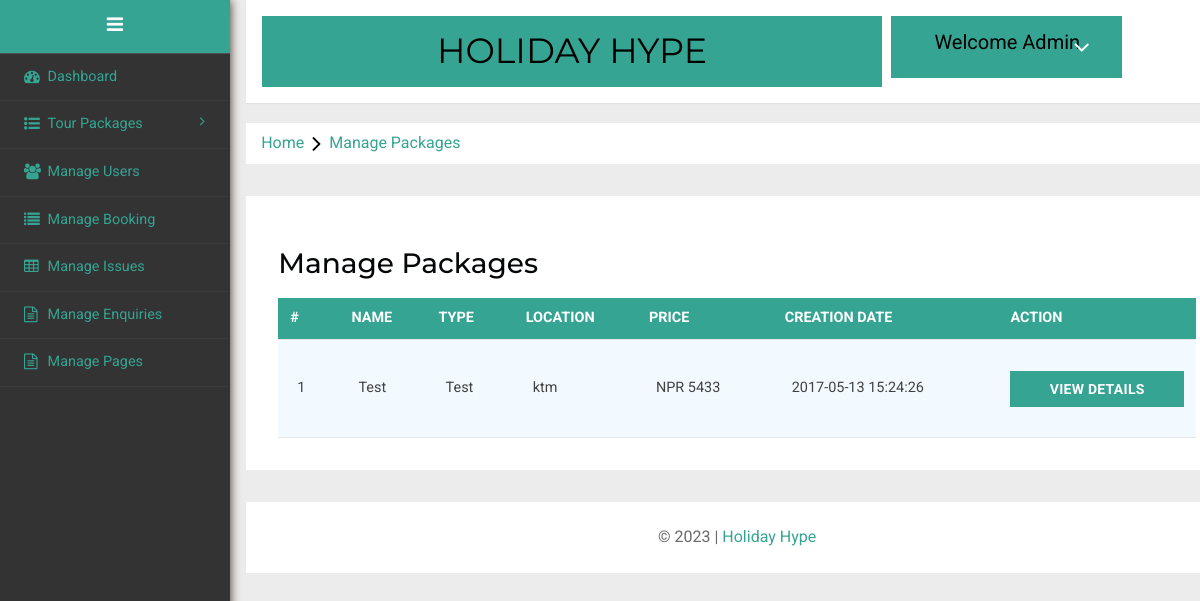
The page /hype/admin/manage-packages.php (signed in) on the database its author committed.
### tables this page shows
CREATE TABLE `tbltourpackages` (
  `PackageId` int(11) NOT NULL,
  `PackageName` varchar(200) DEFAULT NULL,
  `PackageType` varchar(150) DEFAULT NULL,
  `PackageLocation` varchar(100) DEFAULT NULL,
  `PackagePrice` int(11) DEFAULT NULL,
  `PackageFetures` varchar(255) DEFAULT NULL,
  `PackageDetails` mediumtext DEFAULT NULL,
  `PackageImage` varchar(100) DEFAULT NULL,
  `Creationdate` timestamp NULL DEFAULT current_timestamp(),
  `UpdationDate` timestamp NULL DEFAULT NULL ON UPDATE current_timestamp()
);

### hype/admin/manage-packages.php (the view, shortened to what this page needs)
<?php
include('includes/config.php');
if(strlen($_SESSION['alogin'])==0)
	{
header('location:index.php');
}
else{
	?>
<!DOCTYPE HTML>
<html>
<head>
<link href="css/bootstrap.min.css" rel='stylesheet' type='text/css' />
<link href="css/style.css" rel='stylesheet' type='text/css' />
<link rel="stylesheet" href="css/morris.css" type="text/css"/>
<link href="css/font-awesome.css" rel="stylesheet">
<link rel="stylesheet" type="text/css" href="css/table-style.css" />
<link rel="stylesheet" type="text/css" href="css/basictable.css" />
<link rel="stylesheet" href="css/icon-font.min.css" type='text/css' />
</head>
<body>
   <div class="page-container">
<div class="left-content">
	   <div class="mother-grid-inner">
				<?php include('includes/header.php');?>
				</div>
<ol class="breadcrumb">
                <li class="breadcrumb-item">Home<i class="fa fa-angle-right"></i>Manage Packages</li>
            </ol>
<div class="agile-grids">
				<div class="agile-tables">
					<div class="w3l-table-info">
					  <h2>Manage Packages</h2>
					    <table id="table">
						<thead>
						  <tr>
						  <th>#</th>
							<th >Name</th>
							<th>Type</th>
							<th>Location</th>
							<th>Price</th>
							<th>Creation Date</th>
							<th>Action</th>
						  </tr>
						</thead>
						<tbody>
<?php $sql = "SELECT * from TblTourPackages";
$query = $dbh -> prepare($sql);
$query->execute();
$results=$query->fetchAll(PDO::FETCH_OBJ);
$cnt=1;
if($query->rowCount() > 0)
{
foreach($results as $result)
{				?>
						  <tr>
							<td><?php echo htmlentities($cnt);?></td>
							<td><?php echo htmlentities($result->PackageName);?></td>
							<td><?php echo htmlentities($result->PackageType);?></td>
							<td><?php echo htmlentities($result->PackageLocation);?></td>
							<td>NPR <?php echo htmlentities($result->PackagePrice);?></td>
							<td><?php echo htmlentities($result->Creationdate);?></td>
							<td><a href="update-package.php?pid=<?php echo htmlentities($result->PackageId);?>"><button type="button" class="btn btn-primary btn-block">View Details</button></a></td>
						  </tr>
						 <?php $cnt=$cnt+1;} }?>
						</tbody>
					  </table>
					</div>
			</div>
<?php include('includes/footer.php');?>
</div>
</div>
						<?php include('includes/sidebarmenu.php');?>
							</div>
</body>
</html>
<?php } ?>

### hype/admin/css/table-style.css (style rules this page uses)
table { background: white; border-collapse: collapse; margin: 1.25em 0 0; width: 100%; }
table tr, table th, table td { border: none; border-bottom: 1px solid #e8e8e8; font-size: .95em; }
table th, table td { padding: 10px 12px; text-align: left; }
table th { background: #35a492; color: #fff; text-transform: uppercase; }
table tr td { background: #f3faff; color: #424242; }
table { width: 100%; }

### rows shown on the page
tbltourpackages: PackageName "Test", PackageType "Test", PackageLocation "ktm", PackagePrice "5433", Creationdate "2017-05-13 15:24:26"
